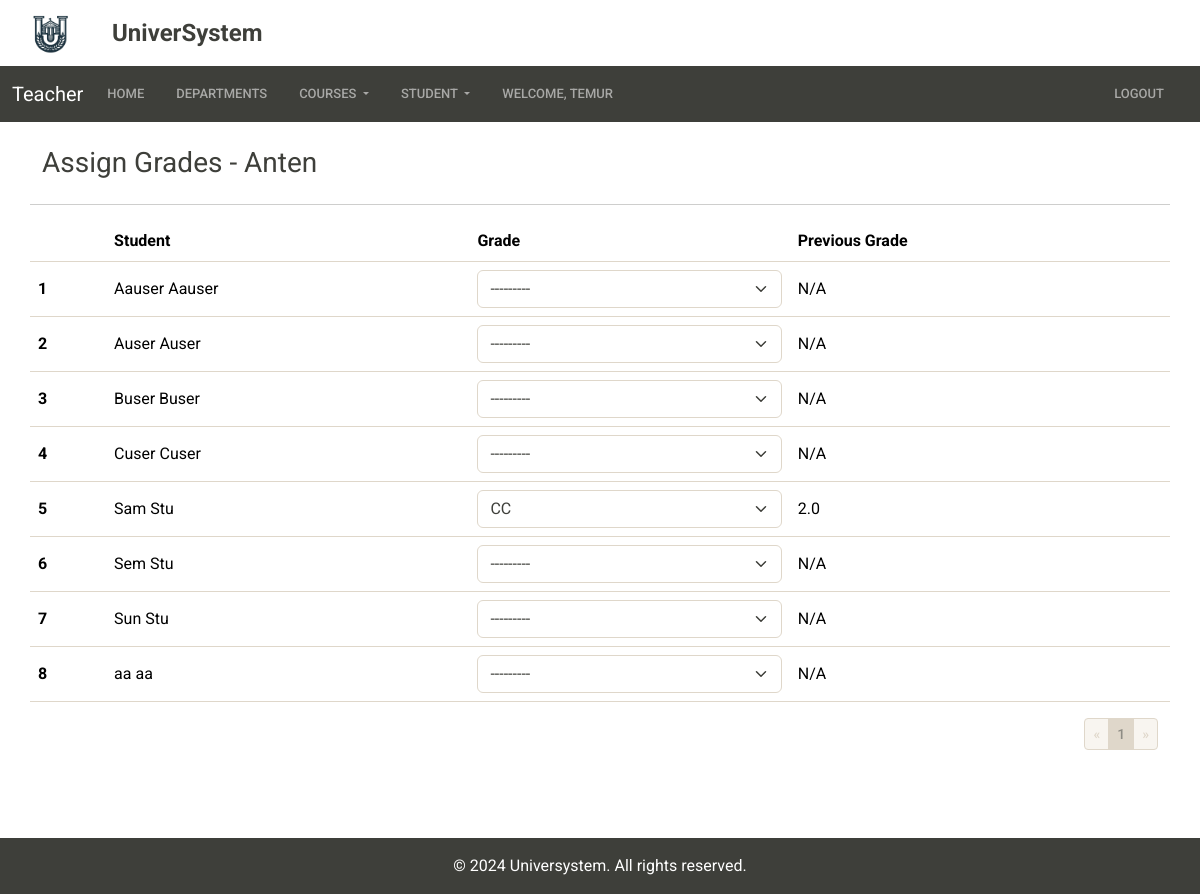
/course/anten/ (signed in), run on an earlier commit of the app's database.
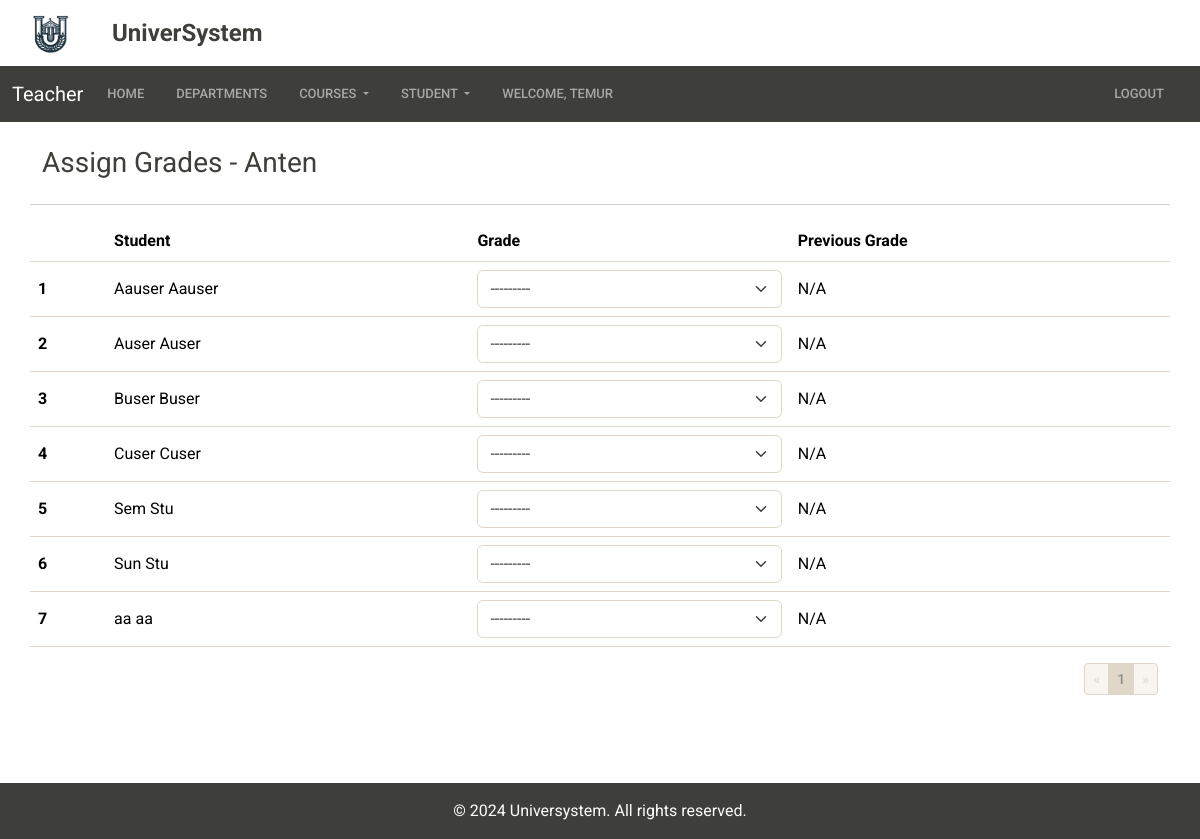
And on a later commit of the database.
### accountapp/models.py (models this page shows, shortened)
class Student(models.Model):
    user = models.OneToOneField(CustomUser, on_delete=models.CASCADE)
    department = models.ForeignKey(
        Department, on_delete=models.CASCADE, blank=True, null=True)
    acts = models.IntegerField(default=0)
    lessons = models.ManyToManyField(Lesson, blank=True,
                                     through='StudentLesson')
    department_request = models.BooleanField(default=False)
    adviser = models.ForeignKey(
        'Teacher', on_delete=models.CASCADE, blank=True, null=True)
    is_submitted = models.BooleanField(default=False)
    profile_photo = models.ImageField(
        upload_to='photos/', default='photos/default-profile-photo.jpg'
    )

class CustomUser(AbstractUser):
    STATUS = (
        ('Teacher', 'Teacher'),
        ('Student', 'Student'),
        ('Admin', 'Admin'),
    )
    status = models.CharField(
        max_length=100, choices=STATUS, default='Student',)

### baseapp/models.py (models this page shows, shortened)
class Lesson(models.Model):
    DAY_OF_WEEK = (
        ('Monday', 'Monday'),
        ('Tuesday', 'Tuesday'),
        ('Wednesday', 'Wednesday'),
        ('Thursday', 'Thursday'),
        ('Friday', 'Friday'),
    )
    title = models.CharField(max_length=100)
    ects = models.IntegerField()
    department = models.ManyToManyField(Department)
    capacity = models.IntegerField(default=3)  # Course capacity
    day_of_week = models.CharField(
        max_length=9, choices=DAY_OF_WEEK)
    start_time = models.TimeField()
    end_time = models.TimeField()
    slug = models.SlugField(db_index=True, unique=True,
                            blank=True, null=True, editable=False)

### teacherapp/views.py (the view, shortened to what this page needs)
# urls.py: path('course/<slug:slug>/', GradeView.as_view(), name='teacher_grading'),
class GradeView(LoginRequiredMixin, View):  # For teachers to assign grades
    def get(self, request, slug):
        lesson = Lesson.objects.get(slug=slug)
        studentlessons = StudentLesson.objects.filter(lessons=lesson)
        students_list = []
        grade = None
        for studentlesson in studentlessons:
            student = studentlesson.students
            grade = Grade.objects.filter(
                student=student, lesson=lesson).first()
            student.grade = grade.grade if grade else None
            students_list.append(student)
        students_list.sort(key=lambda student: student.user.first_name)
        paginator = Paginator(students_list, 10)
        page_number = request.GET.get('page')
        students = paginator.get_page(page_number)
        form = GradeForm()
        context = {
            'students': students,
            'lesson': lesson,
            'form': form,
            'grade': grade,
        }
        return render(request, 'teacherapp/teacher_grading.html', context)

### teacherapp/forms.py
class GradeForm(forms.ModelForm):
    class Meta:
        model = Grade
        fields = ['grade']
        labels = {
            'grade': 'Select Grade:',
        }
    def __init__(self, *args, **kwargs):
        super().__init__(*args, **kwargs)
        self.helper = FormHelper()
        self.helper.form_method = 'post'
        self.helper.layout = Layout(
            Field('grade', css_class='form-select')
        )
        self.fields['grade'].required = True

### teacherapp/templates/teacherapp/teacher_grading.html (shortened to what this page needs)
{% extends 'base.html' %}
{% load crispy_forms_tags %}
{% load static %}
{% block content %}
<div class="container">
  <div class="row">
    <h3 class="mt-4 mb-4">Assign Grades - {{ lesson.title }}</h3>
    <hr />
    {% if not students %}
    <div class="alert alert-dismissible alert-secondary" role="alert">No students found.</div>
    {% else %}
    <table class="table">
      <thead>
        <tr>
          <th scope="col"></th>
          <th scope="col" class="centered">Student</th>
          <th scope="col" class="centered">Grade</th>
          <th scope="col" class="centered">Previous Grade</th>
        </tr>
      </thead>
      <tbody>
        {% for student in students %}
          <form id="grade-form-{{ student.id }}" method="post">
            <tr>
              <th scope="row" class="centered">{{ forloop.counter }}</th>
              <td class="centered">{{ student.user.first_name }} {{ student.user.last_name }}</td>
              <td class="centered">
                <select name="grade" class="form-select grade-select" data-student-id="{{ student.id }}" data-lesson-id="{{ lesson.id }}">
                  {% for value, label in form.fields.grade.choices %}
                  <option value="{{ value }}" {% if student.grade == value %}selected{% endif %}>{{ label }}</option>
                  {% endfor %}
                </select>
              </td>
              <td class="centered" id="previous-grade-{{ student.id }}">{% if student.grade %} {{ student.grade }} {% else %} N/A {% endif %}</td>
            </tr>
          </form>
        {% endfor %}
      </tbody>
    </table>
    <div class="pagination-container">
      <ul class="pagination pagination-sm justify-content-end">
        {% if students.has_previous %}
          <li class="page-item">
            <a class="page-link" href="?page={{ students.previous_page_number }}">&laquo;</a>
          </li>
        {% else %}
          <li class="page-item disabled">
            <a class="page-link" href="#">&laquo;</a>
          </li>
        {% endif %}
        {% for num in students.paginator.page_range %}
          {% if students.number == num %}
            <li class="page-item active">
              <a class="page-link" href="#">{{ num }}</a>
            </li>
          {% else %}
            <li class="page-item">
              <a class="page-link" href="?page={{ num }}">{{ num }}</a>
            </li>
          {% endif %}
        {% endfor %}
        {% if students.has_next %}
          <li class="page-item">
            <a class="page-link" href="?page={{ students.next_page_number }}">&raquo;</a>
          </li>
        {% else %}
          <li class="page-item disabled">
            <a class="page-link" href="#">&raquo;</a>
          </li>
        {% endif %}
      </ul>
    </div>
    {% endif %}
  </div>
</div>
{% endblock content %}

What changed in the data, as far as the page shows it:
no longer on this page (row edited): Student: user.first_name "Sam", user.last_name "Stu", grade "CC", grade "2.0"
